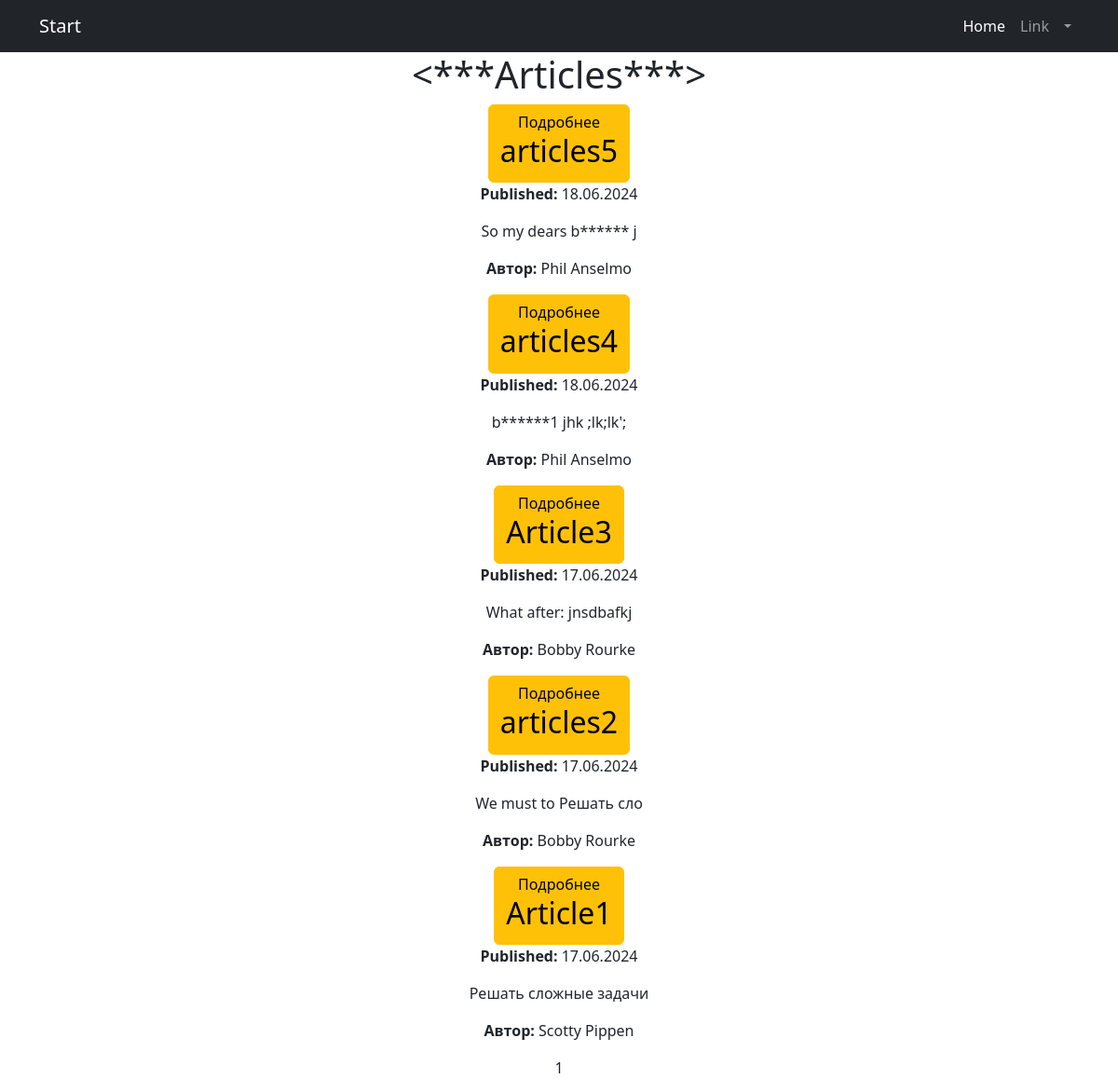
The app's page /articles/ with its own data.
### news/models.py (models this page shows, shortened)
class Post(models.Model):
    author = models.ForeignKey('Author', on_delete=models.CASCADE, blank=True)
    POST_TYPES = (
        ('article', 'Article'),
        ('news', 'News'),
    )
    post_type = models.CharField(max_length=10, choices=POST_TYPES)
    created_at = models.DateTimeField(auto_now_add=True)
    categories = models.ManyToManyField('Category', through='PostCategory')
    title = models.CharField(max_length=255)
    content = models.TextField()
    rating = models.IntegerField(default=0)
    authorname = models.CharField(max_length=255,)

### news/views.py (the view)
# urls.py: path('articles/', views.ArticlesListView.as_view(), name='articles_list'),
class ArticlesListView(ListView):
    model = Post
    template_name = 'articles_list.html'
    queryset = Post.objects.filter(post_type='article').order_by('-created_at')
    context_object_name = 'posts'
    paginate_by = 10
    def get_context_data(self, **kwargs):
        context = super().get_context_data(**kwargs)
        context['filter'] = PostFilter(self.request.GET, queryset=self.get_queryset())
        return context

### news/templatetags/censor.py (called while the page is built)
@register.filter(name='censor')
def censor(value):
    banned_words = ['badword', 'badword1', 'badword2']
    for word in banned_words:
        if isinstance(word, str):
            value = value.replace(word[1:], '*' * len(word[1:]))
    return value

### news/templates/articles_list.html (shortened to what this page needs)
{% extends 'flatpages/default.html' %}
{% load censor %}
{% block content %}
<h1><***Articles***></h1>
{% for post in posts %}
<a href="{% url 'articles_full_detail' id=post.id %}" class="btn btn-warning">Подробнее
    <h2>{{ post.title|censor }}</h2>
</a>
<p><strong>Published:</strong> {{ post.created_at|date:"d.m.Y" }}</p>
<p>{{ post.content|slice:":21"|censor }}</p>
<p><strong>Автор:</strong> {{ post.authorname }}</p>
{% endfor %}
{{ page_obj.number }}
{% endblock content %}

### records on screen
Post: title|censor "articles5", created_at "18.06.2024", content|censor "So my dears b****** j", authorname "Phil Anselmo"
Post: title|censor "articles4", created_at "18.06.2024", content|censor "b******1 jhk ;lk;lk';", authorname "Phil Anselmo"
Post: title|censor "Article3", created_at "17.06.2024", content|censor "What after: jnsdbafkj", authorname "Bobby Rourke"
Post: title|censor "articles2", created_at "17.06.2024", content|censor "We must to Решать сло", authorname "Bobby Rourke"
Post: title|censor "Article1", created_at "17.06.2024", content|censor "Решать сложные задачи", authorname "Scotty Pippen"

### other values on screen
{{ page_obj.number }} "1"
